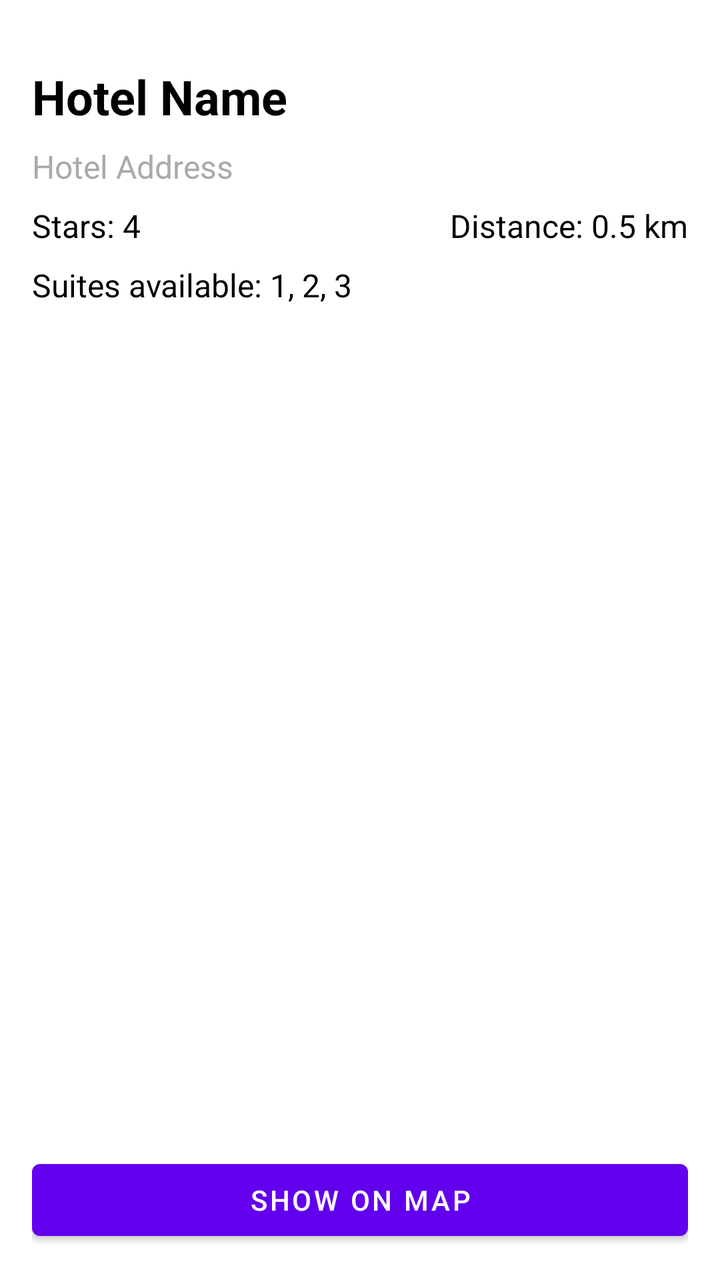
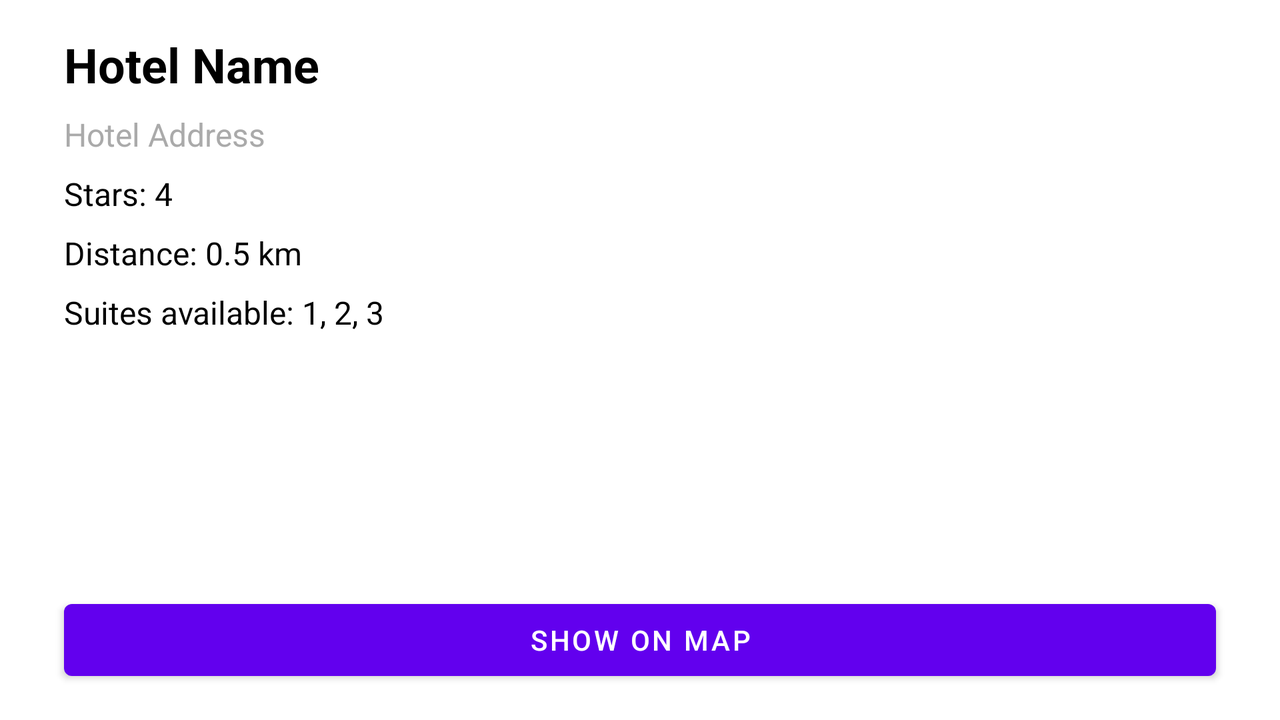

One screen, two layout resources from the same app: the default and the repository's alternative for another configuration. Each is rendered where Android would select it; the XML of both is given below.
<!-- AndroidManifest.xml: application theme Theme.HotelList -->
<!-- res/layout/details_layout.xml -->
<?xml version="1.0" encoding="utf-8"?>
<androidx.constraintlayout.widget.ConstraintLayout xmlns:android="http://schemas.android.com/apk/res/android"
    xmlns:app="http://schemas.android.com/apk/res-auto"
    xmlns:tools="http://schemas.android.com/tools"
    android:layout_width="match_parent"
    android:layout_height="match_parent"
    android:padding="16dp">

    <ImageView
        android:id="@+id/ivHotelImage"
        android:layout_width="match_parent"
        android:layout_height="0dp"
        app:layout_constraintTop_toTopOf="parent"
        app:layout_constraintStart_toStartOf="parent"
        app:layout_constraintEnd_toEndOf="parent"
        tools:src="@drawable/baseline_home_24" />

    <TextView
        android:id="@+id/tvHotelName"
        android:layout_width="0dp"
        android:layout_height="wrap_content"
        android:textColor="@android:color/black"
        android:textSize="24sp"
        android:textStyle="bold"
        app:layout_constraintTop_toBottomOf="@id/ivHotelImage"
        app:layout_constraintStart_toStartOf="parent"
        app:layout_constraintEnd_toEndOf="parent"
        android:layout_marginTop="16dp"
        tools:text="Hotel Name" />

    <TextView
        android:id="@+id/tvHotelAddress"
        android:layout_width="0dp"
        android:layout_height="wrap_content"
        android:textColor="@android:color/darker_gray"
        android:textSize="16sp"
        app:layout_constraintTop_toBottomOf="@id/tvHotelName"
        app:layout_constraintStart_toStartOf="parent"
        app:layout_constraintEnd_toEndOf="parent"
        android:layout_marginTop="8dp"
        tools:text="Hotel Address" />

    <TextView
        android:id="@+id/tvHotelStars"
        android:layout_width="wrap_content"
        android:layout_height="wrap_content"
        android:textColor="@android:color/black"
        android:textSize="16sp"
        app:layout_constraintTop_toBottomOf="@id/tvHotelAddress"
        app:layout_constraintStart_toStartOf="parent"
        android:layout_marginTop="8dp"
        tools:text="Stars: 4" />

    <TextView
        android:id="@+id/tvHotelDistance"
        android:layout_width="wrap_content"
        android:layout_height="wrap_content"
        android:textColor="@android:color/black"
        android:textSize="16sp"
        app:layout_constraintTop_toBottomOf="@id/tvHotelAddress"
        app:layout_constraintEnd_toEndOf="parent"
        android:layout_marginTop="8dp"
        tools:text="Distance: 0.5 km" />

    <TextView
        android:id="@+id/tvHotelSuites"
        android:layout_width="0dp"
        android:layout_height="wrap_content"
        android:textColor="@android:color/black"
        android:textSize="16sp"
        app:layout_constraintTop_toBottomOf="@id/tvHotelStars"
        app:layout_constraintStart_toStartOf="parent"
        app:layout_constraintEnd_toEndOf="parent"
        android:layout_marginTop="8dp"
        tools:text="Suites available: 1, 2, 3" />

    <Button
        android:id="@+id/btnShowOnMap"
        android:layout_width="match_parent"
        android:layout_height="wrap_content"
        android:text="@string/show_on_map"
        app:layout_constraintBottom_toBottomOf="parent"
        app:layout_constraintStart_toStartOf="parent"
        app:layout_constraintEnd_toEndOf="parent"
        android:layout_marginTop="16dp" />

</androidx.constraintlayout.widget.ConstraintLayout>
<!-- resources referenced by this layout -->
<resources>
  <string name="show_on_map">Show on map</string>
  <style name="Theme.HotelList" parent="Theme.MaterialComponents.DayNight.DarkActionBar">
          
          <item name="colorPrimary">@color/purple_500</item>
          <item name="colorPrimaryVariant">@color/purple_700</item>
          <item name="colorOnPrimary">@color/white</item>
          
          <item name="colorSecondary">@color/teal_200</item>
          <item name="colorSecondaryVariant">@color/teal_700</item>
          <item name="colorOnSecondary">@color/black</item>
          
          <item name="android:statusBarColor">?attr/colorPrimaryVariant</item>
          
      </style>
</resources>
<!-- res/layout-land/details_layout.xml (the repository's variant of the layout above) -->
<!-- drawn on the phone turned sideways -->
<?xml version="1.0" encoding="utf-8"?>
<androidx.constraintlayout.widget.ConstraintLayout xmlns:android="http://schemas.android.com/apk/res/android"
    xmlns:app="http://schemas.android.com/apk/res-auto"
    xmlns:tools="http://schemas.android.com/tools"
    android:layout_width="match_parent"
    android:layout_height="match_parent"
    android:padding="16dp">

    <ImageView
        android:id="@+id/ivHotelImage"
        android:layout_width="wrap_content"
        android:layout_height="match_parent"
        app:layout_constraintTop_toTopOf="parent"
        app:layout_constraintTop_toBottomOf="parent"
        app:layout_constraintStart_toStartOf="parent"
        tools:src="@drawable/baseline_home_24" />

    <TextView
        android:id="@+id/tvHotelName"
        android:layout_width="wrap_content"
        android:layout_height="wrap_content"
        android:textColor="@android:color/black"
        android:textSize="24sp"
        android:textStyle="bold"
        app:layout_constraintTop_toTopOf="@id/ivHotelImage"
        app:layout_constraintStart_toEndOf="@id/ivHotelImage"
        android:layout_marginHorizontal="16dp"
        tools:text="Hotel Name" />

    <TextView
        android:id="@+id/tvHotelAddress"
        android:layout_width="0dp"
        android:layout_height="wrap_content"
        android:textColor="@android:color/darker_gray"
        android:textSize="16sp"
        app:layout_constraintTop_toBottomOf="@id/tvHotelName"
        app:layout_constraintStart_toEndOf="@id/ivHotelImage"
        android:layout_marginTop="8dp"
        android:layout_marginHorizontal="16dp"
        tools:text="Hotel Address" />

    <TextView
        android:id="@+id/tvHotelStars"
        android:layout_width="wrap_content"
        android:layout_height="wrap_content"
        android:textColor="@android:color/black"
        android:textSize="16sp"
        app:layout_constraintTop_toBottomOf="@id/tvHotelAddress"
        app:layout_constraintStart_toEndOf="@id/ivHotelImage"
        android:layout_marginTop="8dp"
        android:layout_marginHorizontal="16dp"
        tools:text="Stars: 4" />

    <TextView
        android:id="@+id/tvHotelDistance"
        android:layout_width="wrap_content"
        android:layout_height="wrap_content"
        android:textColor="@android:color/black"
        android:textSize="16sp"
        app:layout_constraintTop_toBottomOf="@id/tvHotelStars"
        app:layout_constraintStart_toEndOf="@id/ivHotelImage"
        android:layout_marginHorizontal="16dp"
        android:layout_marginTop="8dp"
        tools:text="Distance: 0.5 km" />

    <TextView
        android:id="@+id/tvHotelSuites"
        android:layout_width="0dp"
        android:layout_height="wrap_content"
        android:textColor="@android:color/black"
        android:textSize="16sp"
        app:layout_constraintTop_toBottomOf="@id/tvHotelDistance"
        app:layout_constraintStart_toEndOf="@id/ivHotelImage"
        android:layout_marginHorizontal="16dp"
        app:layout_constraintEnd_toEndOf="parent"
        android:layout_marginTop="8dp"
        tools:text="Suites available: 1, 2, 3" />

    <Button
        android:id="@+id/btnShowOnMap"
        android:layout_width="0dp"
        android:layout_height="wrap_content"
        android:text="@string/show_on_map"
        app:layout_constraintBottom_toBottomOf="parent"
        app:layout_constraintStart_toEndOf="@id/ivHotelImage"
        app:layout_constraintEnd_toEndOf="parent"
        android:layout_marginHorizontal="16dp"
        android:layout_marginTop="16dp" />

</androidx.constraintlayout.widget.ConstraintLayout>
